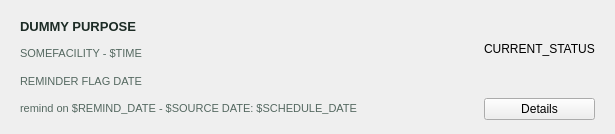
<?xml version="1.0" encoding="UTF-8"?>
<ui version="4.0">
 <class>ReminderCard</class>
 <widget class="QFrame" name="ReminderCard">
  <property name="geometry">
   <rect>
    <x>0</x>
    <y>0</y>
    <width>615</width>
    <height>134</height>
   </rect>
  </property>
  <property name="windowTitle">
   <string>Form</string>
  </property>
  <property name="styleSheet">
   <string>
QFrame#HistoryCard { border-bottom: 1px solid #DDE8E3; }
QFrame#HistoryCard:hover { background: #F8FBFA; }
   </string>
  </property>
  <layout class="QHBoxLayout" name="horizontalLayout">
   <property name="spacing">
    <number>14</number>
   </property>
   <property name="leftMargin">
    <number>20</number>
   </property>
   <property name="topMargin">
    <number>14</number>
   </property>
   <property name="rightMargin">
    <number>20</number>
   </property>
   <property name="bottomMargin">
    <number>14</number>
   </property>
   <item>
    <layout class="QVBoxLayout" name="contentLayout">
     <property name="spacing">
      <number>3</number>
     </property>
     <item>
      <widget class="QLabel" name="lblTitle">
       <property name="styleSheet">
        <string>QLabel { font-size: 13px; font-weight: bold; color: #1C2B25; }</string>
       </property>
       <property name="text">
        <string>DUMMY PURPOSE</string>
       </property>
      </widget>
     </item>
     <item>
      <widget class="QLabel" name="lblSubtitle">
       <property name="styleSheet">
        <string>QLabel { font-size: 11px; color: #546860; }</string>
       </property>
       <property name="text">
        <string>SOMEFACILITY - $TIME</string>
       </property>
      </widget>
     </item>
     <item>
      <widget class="QLabel" name="lblDateAway">
       <property name="styleSheet">
        <string>QLabel { font-size: 11px; color: #546860; }</string>
       </property>
       <property name="text">
        <string>REMINDER FLAG DATE</string>
       </property>
      </widget>
     </item>
     <item>
      <widget class="QLabel" name="lblDates">
       <property name="styleSheet">
        <string>QLabel { font-size: 11px; color: #546860; }</string>
       </property>
       <property name="text">
        <string>remind on $REMIND_DATE - $SOURCE DATE: $SCHEDULE_DATE</string>
       </property>
      </widget>
     </item>
    </layout>
   </item>
   <item>
    <spacer name="horizontalSpacer">
     <property name="orientation">
      <enum>Qt::Orientation::Horizontal</enum>
     </property>
     <property name="sizeHint" stdset="0">
      <size>
       <width>40</width>
       <height>20</height>
      </size>
     </property>
    </spacer>
   </item>
   <item>
    <layout class="QVBoxLayout" name="verticalLayout_2">
     <item>
      <widget class="QLabel" name="lblStatus">
       <property name="text">
        <string>CURRENT_STATUS</string>
       </property>
      </widget>
     </item>
     <item>
      <widget class="QPushButton" name="btnDetails">
       <property name="text">
        <string>Details</string>
       </property>
      </widget>
     </item>
    </layout>
   </item>
  </layout>
 </widget>
 <resources/>
 <connections/>
</ui>
